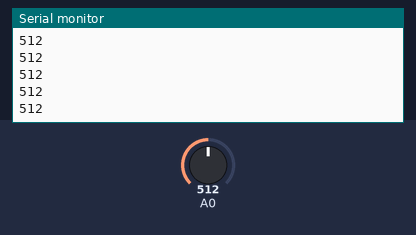
A sketch run on a simulated Arduino Uno, built with avr-gcc and run on an emulated ATmega328P. Shown: the last lines printed to the serial monitor. Inputs (shaded band) come from the test bench; at power-on: A0 = 512.

Above: at 1.3 s.
1.4 s: A0 set to 716
At 1.81 s:
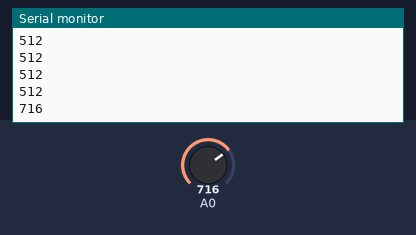
2.9 s: A0 set to 900
At 3.31 s:
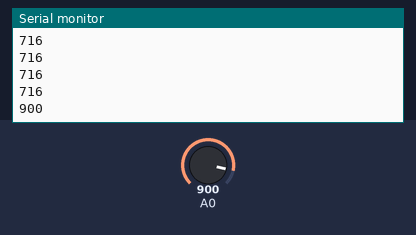
Timing chart, 0 to 5.9 s (numbered marks = the images above; inputs shaded):
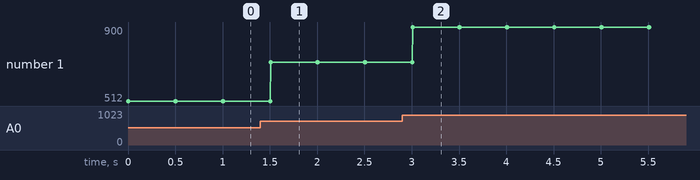

The sketch:

conversor_analogico_piezo.ino
```cpp
#define pinLed 13
#define sensor 0

int val = 0;      // Initializing the variable for the voltage value

void setup() {
  ADMUX = 0;
  ADMUX |= (1 << REFS0);
  ADCSRA |= (1<<ADEN);
  Serial.begin(9600);  // Initializing the serial port at 9600 baud
}

void loop() {
//  val = analogRead(sensor);  // Read the voltage
  ADCSRA |= (1 << ADSC);
  while(ADCSRA & (1 << ADSC));

  int v = ADCL;
  v = (ADCH << 8) + v;

  if (v){
    Serial.println(v, DEC); // Print the voltage to the terminal
    delay(500);
  }
  Serial.println(v);
  if(v) {
    digitalWrite(pinLed,HIGH);
  } else {
    digitalWrite(pinLed,LOW);
  }
}
```

Measured:
- after the input at 1.4 s, the serial monitor: prints a new line after 0.11 s (image 1)
- after the input at 2.9 s, the serial monitor: prints a new line after 0.11 s (image 2)
- plotted number 1: 512 → 716 after the input at 1.4 s, 716 → 900 after the input at 2.9 s
